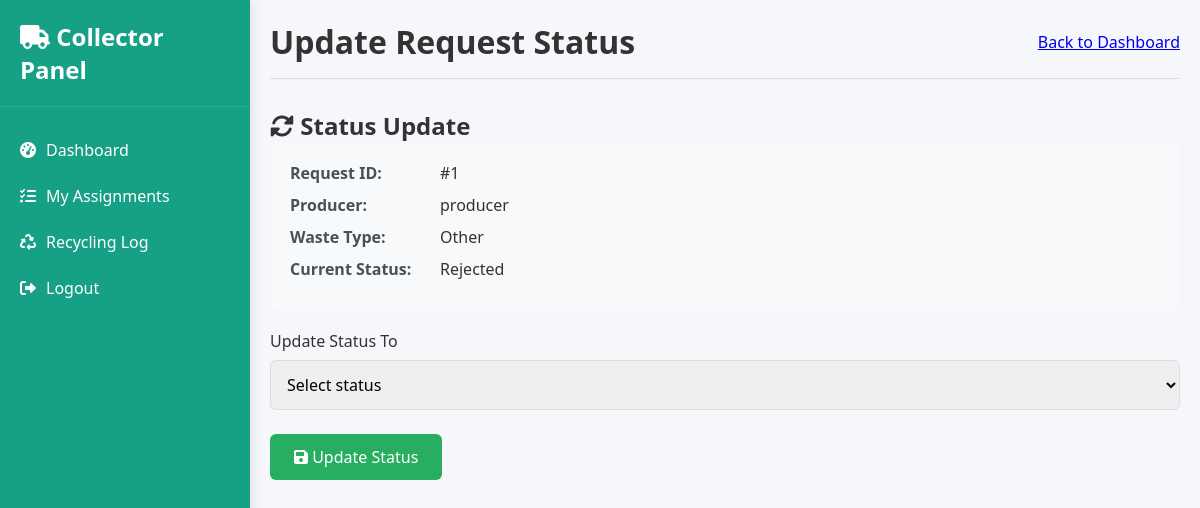
/accounts/requests/1/update-status/ (signed in), run on the app's committed database.
### accounts/models.py (models this page shows, shortened)
class CollectionRequest(models.Model):
    STATUS_CHOICES = [
        ('pending', 'Pending'),
        ('approved', 'Approved'),
        ('assigned', 'Assigned'),
        ('collected', 'Collected'),
        ('recycled', 'Recycled'),
        ('landfill', 'Sent to Landfill'),
        ('rejected', 'Rejected'),
    ]
    WASTE_TYPES = [
        ('electronics', 'Electronics'),
        ('batteries', 'Batteries'),
        ('appliances', 'Appliances'),
        ('other', 'Other'),
    ]
    DISPOSITION_CHOICES = [
        ('recycled', 'Recycled'),
        ('landfill', 'Sent to Landfill'),
        ('other', 'Other Disposition'),
    ]
    producer = models.ForeignKey(User, on_delete=models.CASCADE, related_name='requests')
    waste_type = models.CharField(max_length=20, choices=WASTE_TYPES)
    quantity = models.PositiveIntegerField()
    description = models.TextField(blank=True)
    status = models.CharField(max_length=20, choices=STATUS_CHOICES, default='pending')
    request_date = models.DateTimeField(auto_now_add=True)
    collection_date = models.DateField(null=True, blank=True)
    collector = models.ForeignKey(User, on_delete=models.SET_NULL, null=True, blank=True, related_name='assignments')
    admin_notes = models.TextField(blank=True)
    final_disposition = models.CharField(max_length=20, choices=DISPOSITION_CHOICES, null=True, blank=True)
    recycling_notes = models.TextField(blank=True)
    recycling_date = models.DateField(null=True, blank=True)
    actual_quantity = models.PositiveIntegerField(null=True, blank=True)

class User(AbstractUser):
    ROLE_CHOICES = [
        ('admin', 'Admin'),
        ('producer', 'E-Waste Producer'),
        ('collector', 'Collector & Recycler'),
    ]
    role = models.CharField(max_length=10, choices=ROLE_CHOICES, default='producer')
    address = models.TextField(blank=True, null=True)
    phone = models.CharField(max_length=20, blank=True, null=True)

### accounts/views.py (the view, shortened to what this page needs)
# urls.py: path('requests/<int:request_id>/update-status/', views.update_request_status, name='update_status'),
@login_required
def update_request_status(request, request_id):
    collection_request = get_object_or_404(CollectionRequest, id=request_id)
    if request.user.role == 'collector' and collection_request.collector != request.user:
        return HttpResponse("Unauthorized", status=403)
    return render(request, 'accounts/update_status.html', {'request': collection_request})

### accounts/templates/accounts/update_status.html (shortened to what this page needs)
<!DOCTYPE html>
<html lang="en">
<head>
    <link rel="stylesheet" href="https://cdnjs.cloudflare.com/ajax/libs/font-awesome/6.0.0/css/all.min.css">
</head>
<body>
<div class="sidebar" style="background-color: #16a085; color: white; padding: 20px 0; font-family: 'Segoe UI', Tahoma, Geneva, Verdana, sans-serif;">
    <div class="sidebar-header" style="padding: 0 20px 20px; border-bottom: 1px solid rgba(255,255,255,0.1);">
        <h2 style="color: white; font-size: 24px;"><i class="fas fa-truck"></i> Collector Panel</h2>
    </div>
    <div class="sidebar-menu" style="margin-top: 20px;">
        <a href="{% url 'accounts:collector_dashboard' %}"
           class="menu-item {% if request.resolver_match.url_name == 'collector_dashboard' %}active{% endif %}"
           style="padding: 12px 20px; color: white; text-decoration: none; display: flex; align-items: center; {% if request.resolver_match.url_name == 'collector_dashboard' %}background-color: #1abc9c;{% endif %}">
            <i class="fas fa-tachometer-alt" style="margin-right: 10px;"></i> Dashboard
        </a>
        <a href="{% url 'accounts:collector_assignments' %}"
           class="menu-item {% if request.resolver_match.url_name == 'collector_assignments' %}active{% endif %}"
           style="padding: 12px 20px; color: white; text-decoration: none; display: flex; align-items: center; {% if request.resolver_match.url_name == 'collector_assignments' %}background-color: #1abc9c;{% endif %}">
            <i class="fas fa-tasks" style="margin-right: 10px;"></i> My Assignments
        </a>
        <a href="{% url 'accounts:recycling_log' %}"
           class="menu-item {% if request.resolver_match.url_name == 'recycling_log' %}active{% endif %}"
           style="padding: 12px 20px; color: white; text-decoration: none; display: flex; align-items: center; {% if request.resolver_match.url_name == 'recycling_log' %}background-color: #1abc9c;{% endif %}">
            <i class="fas fa-recycle" style="margin-right: 10px;"></i> Recycling Log
        </a>
        <a href="{% url 'accounts:logout' %}"
           class="menu-item"
           style="padding: 12px 20px; color: white; text-decoration: none; display: flex; align-items: center;">
            <i class="fas fa-sign-out-alt" style="margin-right: 10px;"></i> Logout
        </a>
    </div>
</div>
    <div class="main-content">
        <div class="header">
            <h1>Update Request Status</h1>
            <a href="{% url 'accounts:collector_dashboard' %}" class="btn btn-primary">Back to Dashboard</a>
        </div>
        <div class="card">
            <div class="card-header">
                <h2><i class="fas fa-sync-alt"></i> Status Update</h2>
            </div>
            <div class="card-body">
                <div class="request-details">
                    <div class="detail-row">
                        <div class="detail-label">Request ID:</div>
                        <div class="detail-value">#{{ request.id }}</div>
                    </div>
                    <div class="detail-row">
                        <div class="detail-label">Producer:</div>
                        <div class="detail-value">{{ request.producer.username }}</div>
                    </div>
                    <div class="detail-row">
                        <div class="detail-label">Waste Type:</div>
                        <div class="detail-value">{{ request.get_waste_type_display }}</div>
                    </div>
                    <div class="detail-row">
                        <div class="detail-label">Current Status:</div>
                        <div class="detail-value">{{ request.get_status_display }}</div>
                    </div>
                </div>
                <form method="post">
                    <div class="form-group">
                        <label class="form-label">Update Status To</label>
                        <select name="status" class="form-select" required>
                            <option value="">Select status</option>
                        </select>
                    </div>
                    <button type="submit" class="btn-update">
                        <i class="fas fa-save"></i> Update Status
                    </button>
                </form>
            </div>
        </div>
    </div>
</body>
</html>

### accounts/templates/accounts/update_status.html (style rules this page uses)
:root { --primary: #2980b9; --secondary: #3498db; --success: #27ae60; --warning: #f39c12; --danger: #e74c3c; --light: #ecf0f1; --dark: #2c3e50; }
* { margin: 0; padding: 0; box-sizing: border-box; font-family: 'Segoe UI', Tahoma, Geneva, Verdana, sans-serif; }
body { background-color: #f5f7fa; color: #333; display: grid; grid-template-columns: 250px 1fr; min-height: 100vh; }
.sidebar { background: var(--primary); color: white; padding: 20px 0; box-shadow: 2px 0 10px rgba(0,0,0,0.1); }
.sidebar-header { padding: 0 20px 20px; border-bottom: 1px solid rgba(255,255,255,0.1); }
.sidebar-menu { margin-top: 20px; }
.menu-item { padding: 12px 20px; cursor: pointer; transition: all 0.3s; display: flex; align-items: center; }
.menu-item i { margin-right: 10px; }
.main-content { padding: 20px; }
.header { display: flex; justify-content: space-between; align-items: center; margin-bottom: 30px; padding-bottom: 15px; border-bottom: 1px solid #ddd; }
.request-details { background-color: #f8f9fa; border-radius: 8px; padding: 20px; margin-bottom: 20px; }
.detail-row { display: flex; margin-bottom: 10px; }
.detail-label { font-weight: 600; width: 150px; color: #495057; }
.detail-value { flex: 1; }
.form-group { margin-bottom: 1.5rem; }
.form-label { display: block; margin-bottom: 0.5rem; font-weight: 500; }
.form-select { width: 100%; padding: 0.75rem; border: 1px solid #ddd; border-radius: 0.375rem; font-size: 1rem; }
.btn-update { background-color: var(--success); color: white; padding: 0.75rem 1.5rem; border: none; border-radius: 0.375rem; font-size: 1rem; cursor: pointer; }

### data on the page
CollectionRequest: id "1", producer.username "producer", waste_type "Other", status "Rejected"
